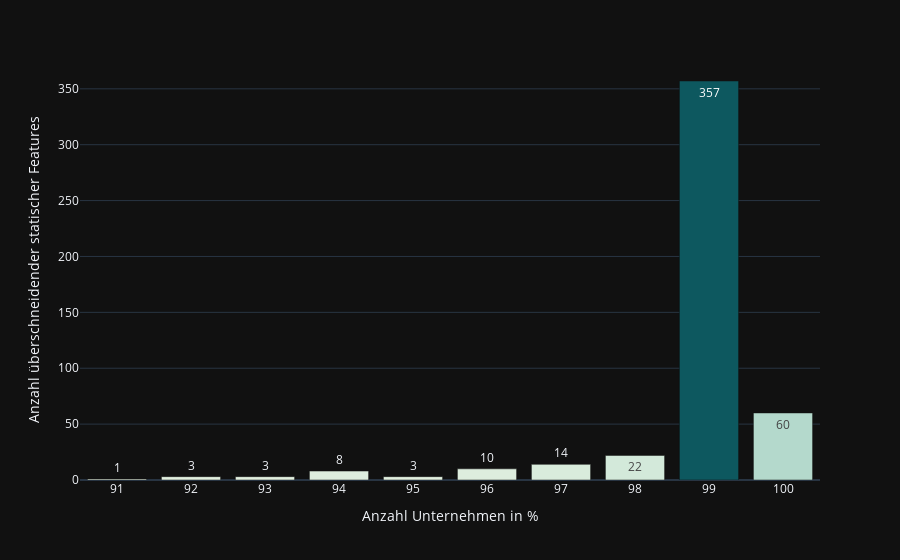

The cell this chart's notebook holds for it:
### Code cell
fig = px.bar(
    grouped,
    x="companyCountIn%",
    y="sameFeatureCount",
    color="sameFeatureCount",
    color_continuous_scale="mint",
    text_auto=True,
    labels={
        "sameFeatureCount": "Anzahl überschneidender statischer Features",
        "companyCountIn%": "Anzahl Unternehmen in %"
    },
)
fig.update_traces(cliponaxis=False)
fig.update_coloraxes(showscale=False)
fig.show()

### Figure 1 — Plotly figure (JSON) as saved in the notebook; plotly's stock layout.template omitted (floating-point values rounded to 4 significant figures)
{"data": [{"hovertemplate": "Anzahl Unternehmen in %=%{x}<br>Anzahl überschneidender statischer Features=%{marker.color}<extra></extra>", "legendgroup": "", "marker": {"color": [1, 3, 3, 8, 3, 10, 14, 22, 357, 60], "coloraxis": "coloraxis", "pattern": {"shape": ""}}, "name": "", "orientation": "v", "showlegend": false, "textposition": "auto", "texttemplate": "%{y}", "x": ["91", "92", "93", "94", "95", "96", "97", "98", "99", "100"], "xaxis": "x", "y": [1, 3, 3, 8, 3, 10, 14, 22, 357, 60], "yaxis": "y", "type": "bar", "cliponaxis": false}], "layout": {"xaxis": {"anchor": "y", "domain": [0.0, 1.0], "title": {"text": "Anzahl Unternehmen in %"}}, "yaxis": {"anchor": "x", "domain": [0.0, 1.0], "title": {"text": "Anzahl überschneidender statischer Features"}}, "coloraxis": {"colorbar": {"title": {"text": "Anzahl überschneidender statischer Features"}}, "colorscale": [[0.0, "rgb(228, 241, 225)"], [0.1667, "rgb(180, 217, 204)"], [0.3333, "rgb(137, 192, 182)"], [0.5, "rgb(99, 166, 160)"], [0.6667, "rgb(68, 140, 138)"], [0.8333, "rgb(40, 114, 116)"], [1.0, "rgb(13, 88, 95)"]], "showscale": false}, "legend": {"tracegroupgap": 0}, "margin": {"t": 60}, "barmode": "relative"}}
